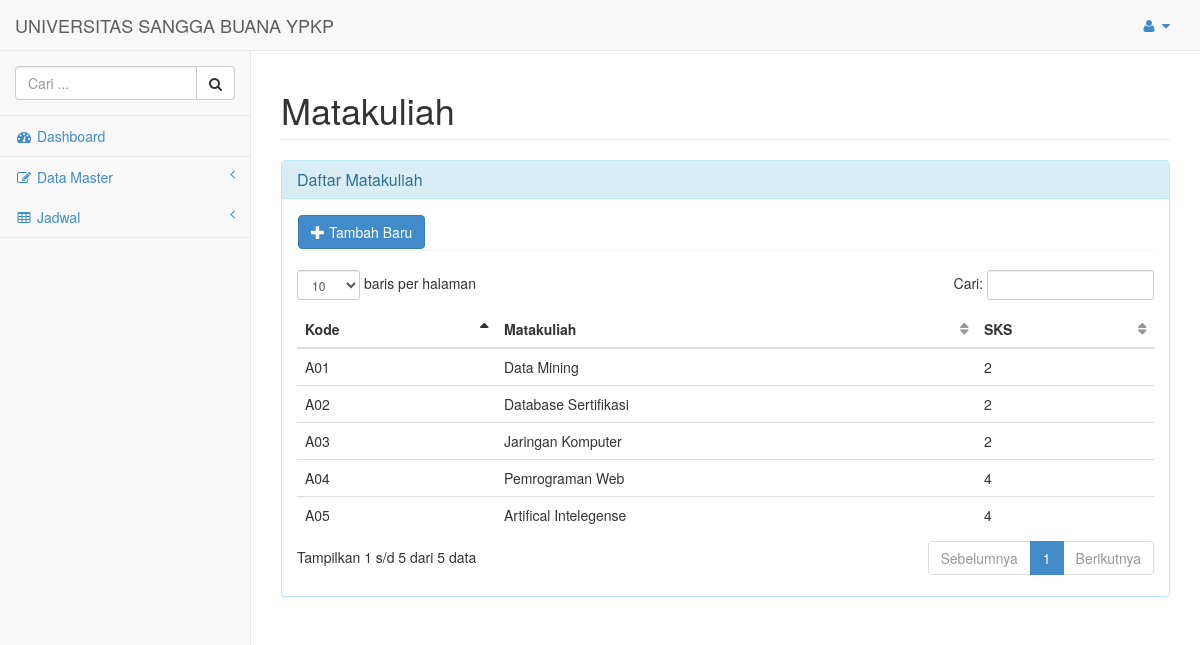
/index.php/pengaturan/matakuliah, run on an earlier commit of the app's database.
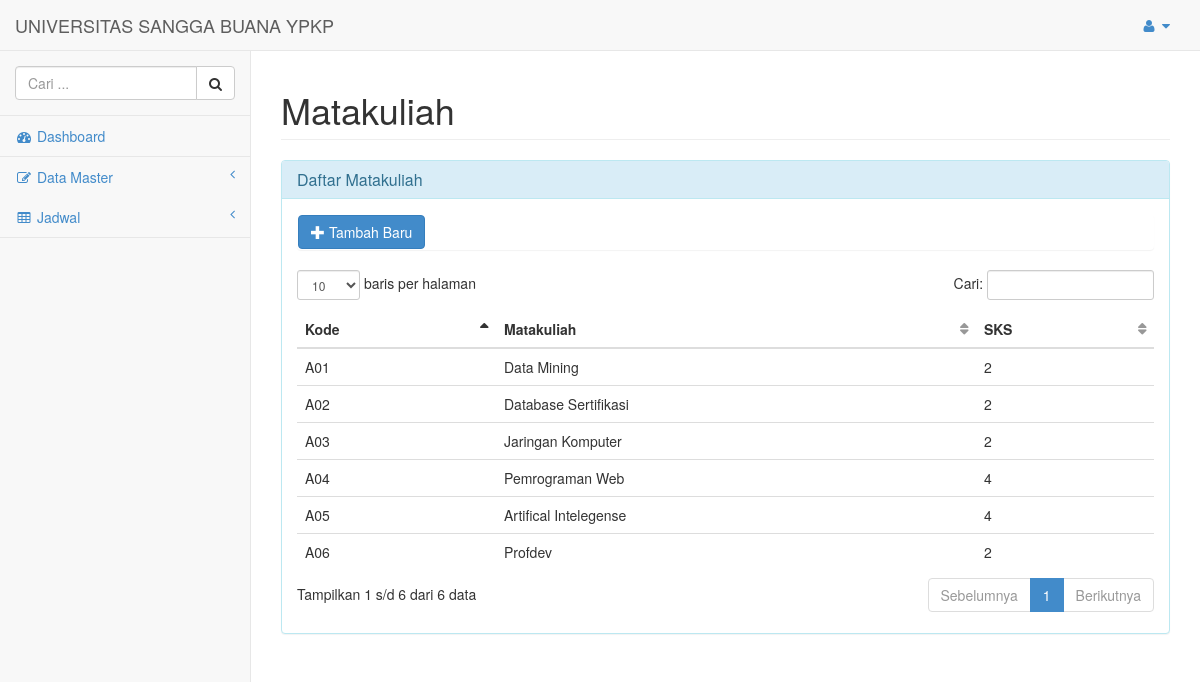
And on a later commit of the database.
### tables this page shows
CREATE TABLE `usb_matkul` (
  `kd_matkul` varchar(6) NOT NULL,
  `nm_matkul` varchar(30) NOT NULL,
  `sks` int(11) NOT NULL,
  PRIMARY KEY (`kd_matkul`)
);

### application/views/belakang/template.php (called while the page is built)
<?php
$this->load->view('belakang/header');
$this->load->view('belakang/sidebar');
$this->load->view('belakang/footer');

### application/controllers/pengaturan.php (called while the page is built, shortened)
<?php if ( ! defined('BASEPATH')) exit('No direct script access allowed');
class Pengaturan extends CI_Controller {
	public function matakuliah()
	{
		$data['records']=$this->mmatakuliah->getAllMatkul();
		$data['title']="Matakuliah";
		$data['maincontent']="belakang/form/matakuliah";
		$this->load->view('belakang/template', $data);
	}
}

### index.php (called while the page is built, shortened)
<?php
require_once BASEPATH.'core/CodeIgniter.php';

### application/models/mmatakuliah.php (called while the page is built, shortened)
<?php if ( ! defined('BASEPATH')) exit('No direct script access allowed');
class Mmatakuliah extends CI_Model {
	function getAllMatkul()
	{
		$query=$this->db->get('usb_matkul');
		if($query->num_rows()>0){
			foreach ($query->result() as $row) {
				$xxx[]=$row;
			}
			return $xxx;
		}
	}
}

### application/views/belakang/form/matakuliah.php (the view, shortened to what this page needs)
<div class="row">
    <div class="col-lg-12">
        <div class="panel panel-info">
            <div class="panel-heading">
            <h3 class="panel-title">Daftar Matakuliah</h3>
        </div>
        <div class="panel-body">
            <div class="panel">
                <button id="btambahMatkul" type="button" class="btn btn-primary" data-toggle="modal" data-target="#formBaruMatkul"><i class="glyphicon glyphicon-plus"></i> Tambah Baru</button>
            </div>
            <div class="table-responsive">
                <table class="table table-hover display" id="gMatkul" cellspacing="0" width="100%">
                    <thead>
                        <tr>
                            <th>Kode</th>
                            <th>Matakuliah</th>
                            <th>SKS</th>
                        </tr>
                    </thead>
                    <tbody>
                        <?php foreach ($records as $row): ?>
                        <tr>
                            <td><?php echo $row->kd_matkul; ?></td>
                            <td><?php echo $row->nm_matkul; ?></td>
                            <td><?php echo $row->sks; ?></td>
                        </tr>
                        <?php endforeach; ?>
                    </tbody>
                </table>
            </div>
        </div>
    </div>
    </div>
</div>

### application/views/belakang/header.php (shortened to what this page needs)
<!DOCTYPE html>
<html>
<head>
    <link rel="stylesheet" href="<?php echo base_url().'assets/css/bootstrap.min.css'; ?>">
    <link rel="stylesheet" href="<?php echo base_url().'assets/font-awesome/css/font-awesome.css'; ?>">
    <link href="<?php echo base_url().'assets/css/plugins/dataTables/dataTables.bootstrap.css'?>" rel="stylesheet">
    <link rel="stylesheet" href="<?php echo base_url().'assets/css/sb-admin.css'; ?>">
    <link href="<?php echo base_url('assets/css/datepicker.css');?>" rel="stylesheet">
</head>
<body>
    <div id="wrapper">
        <nav class="navbar navbar-default navbar-fixed-top" role="navigation" style="margin-bottom: 0">
            <div class="navbar-header">
                <a class="navbar-brand" href="<?php echo base_url().'pengaturan'; ?>">UNIVERSITAS SANGGA BUANA YPKP</a>
            </div>
            <ul class="nav navbar-top-links navbar-right">
                <li class="dropdown">
                    <a class="dropdown-toggle" data-toggle="dropdown" href="#">
                        <i class="fa fa-user fa-fw"></i>  <i class="fa fa-caret-down"></i>
                    </a>
                </li>
            </ul>

### application/views/belakang/sidebar.php (shortened to what this page needs)
<div class="navbar-default navbar-static-side" role="navigation">
                <div class="sidebar-collapse">
                    <ul class="nav" id="side-menu">
                        <li class="sidebar-search">
                            <div class="input-group custom-search-form">
                                <input type="text" class="form-control" placeholder="Cari ...">
                                <span class="input-group-btn">
                                <button class="btn btn-default" type="button">
                                    <i class="fa fa-search"></i>
                                </button>
                            </span>
                            </div>
                        </li>
                        <li>
                            <a href="<?php echo base_url().'pengaturan';?>"><i class="fa fa-dashboard fa-fw"></i> Dashboard</a>
                        </li>
                        <li>
                            <a href="#"><i class="fa fa-edit fa-fw"></i> Data Master<span class="fa arrow"></span></a>
                            <a href="#"><i class="fa fa-table fa-fw"></i> Jadwal<span class="fa arrow"></span></a>
                        </li>
                    </ul>
                </div>
            </div>
        </nav>
        <div id="page-wrapper">
            <div class="row">
                <div class="col-lg-12">
                    <h1 class="page-header"><?php echo $title; ?></h1>
                </div>
            </div>
            <?php $this->load->view($maincontent); ?>

### application/views/belakang/footer.php (shortened to what this page needs)
        </div>
    </div>
</body>
</html>

### assets/css/sb-admin.css (style rules this page uses)
body { padding-top: 100px; background-color: #f8f8f8; }
@media (min-width:768px) { body { padding-top: 50px; } }
#wrapper { width: 100%; }
#page-wrapper { padding: 0 15px; min-height: 568px; background-color: #fff; }
@media (min-width:768px) { #page-wrapper { position: inherit; margin: 0 0 0 250px; padding: 0 30px; min-height: 1300px; border-left: 1px solid #e7e7e7; } }
.navbar-top-links li { display: inline-block; }
.navbar-top-links li:last-child { margin-right: 15px; }
.navbar-top-links li a { padding: 15px; min-height: 50px; }
.navbar-static-side ul li { border-bottom: 1px solid #e7e7e7; }
.sidebar-search { padding: 15px; }
.arrow { float: right; }
.fa.arrow:before { content: "\f104"; }
@media (min-width:768px) { .navbar-static-side { z-index: 1; position: absolute; width: 250px; margin-top: 51px; } }
table.dataTable thead .sorting, table.dataTable thead .sorting_asc, table.dataTable thead .sorting_desc, table.dataTable thead .sorting_asc_disabled, table.dataTable thead .sorting_desc_disabled { background: transparent; }
table.dataTable thead .sorting_asc:after { content: "\f0de"; float: right; font-family: fontawesome; }
table.dataTable thead .sorting:after { content: "\f0dc"; float: right; font-family: fontawesome; color: rgba(50,50,50,.5); }

What changed in the data, as far as the page shows it:
added usb_matkul: kd_matkul "A06", nm_matkul "Profdev", sks "2"
Also different on the page:
text written by a page script: "baris per halaman Cari: Tampilkan 1 s/d 5 dari 5 data Sebelumnya 1 Berikutnya" → "baris per halaman Cari: Tampilkan 1 s/d 6 dari 6 data Sebelumnya 1 Berikutnya"
